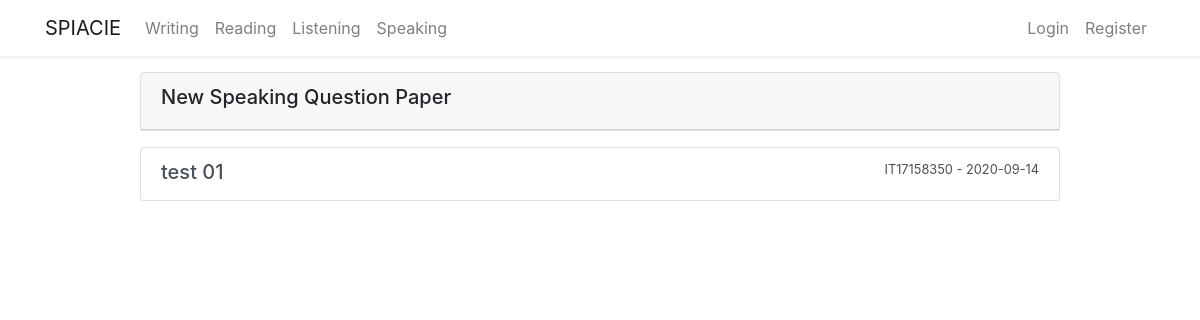
Screenshot of /speaking with the database file from the repository.
### flaskblog/models.py (models this page shows, shortened)
class Speaking(db.Model):
    id = db.Column(db.Integer, primary_key=True)
    title = db.Column(db.String(300), unique=True, nullable=False)
    question_01 = db.Column(db.String(500), nullable=False)
    question_02 = db.Column(db.String(500), nullable=False)
    question_03 = db.Column(db.String(500), nullable=False)
    question_04 = db.Column(db.String(500), nullable=False)
    question_05 = db.Column(db.String(500), nullable=False)
    date_posted = db.Column(db.DateTime, nullable=False,
                            default=datetime.now())
    user_id = db.Column(db.Integer, db.ForeignKey('user.id'), nullable=False)
    speaking = db.relationship(
        'Speakinganswersaved', backref='speaker', lazy=True)

class User(db.Model, UserMixin):
    id = db.Column(db.Integer, primary_key=True)
    firstname = db.Column(db.String(20), nullable=False)
    lastname = db.Column(db.String(20), nullable=False)
    username = db.Column(db.String(20), unique=True, nullable=False)
    email = db.Column(db.String(20), unique=True, nullable=False)
    password = db.Column(db.String(20), nullable=False)
    image_file = db.Column(db.String(20), nullable=False,
                           default='default.jpg')
    post = db.relationship('Post', backref='author', lazy=True)
    writingpaper = db.relationship(
        'Writingpaper', backref='wcreator', lazy=True)
    writinganswer = db.relationship(
        'Writingpaperanswer', backref='wcandidate', lazy=True)
    speaking = db.relationship(
        'Speaking', backref='vspeak', lazy=True)
    speakinganswer = db.relationship(
        'Speakinganswer', backref='speakanswer', lazy=True)
    speakingquestion = db.relationship(
        'Speakingquestion', backref='speakquestion', lazy=True)
    Speakinganswersav = db.relationship(
        'Speakinganswersaved', backref='speakinganswersaved', lazy=True)

### flaskblog/speaking/routes.py (the view)
@speaking.route("/speaking")
def speak():
    speakings = Speaking.query.all()
    return render_template('speaking.html', speakings=speakings)

### flaskblog/templates/speaking.html (shortened to what this page needs)
{% extends 'layout.html' %} {% block content %}
<div class="row justify-content-center mt-3">
  <div class="col-md-10">
    <div class="card mb-3">
      <div class="card-header">
        <h5>New Speaking Question Paper</h5>
      </div>
    </div>
    {% for speaking in speakings %}
    <div class="list-group">
      <a
        href="{{ url_for('speaking.show_speaking', speaking_id= speaking.id )}}"
        class="list-group-item list-group-item-action"
      >
        <div class="d-flex w-100 justify-content-between">
          <h5 class="mb-1">{{ speaking.title }}</h5>
          <small>
            {{ speaking.vspeak.username }} -
            {{speaking.date_posted.strftime('%Y-%m-%d') }}</small
          >
        </div>
      </a>
    </div>
    {% endfor %}
  </div>
</div>
{% endblock content %}

### rows the page displays
Speaking: title "test 01", vspeak.username "IT17158350", date_posted "2020-09-14"
